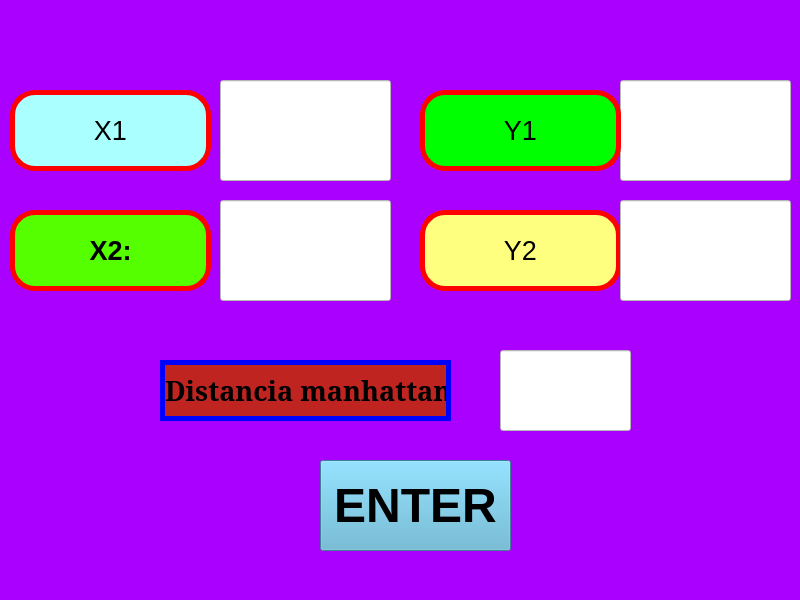
<?xml version="1.0" encoding="UTF-8"?>
<ui version="4.0">
 <class>MainWindow</class>
 <widget class="QMainWindow" name="MainWindow">
  <property name="geometry">
   <rect>
    <x>0</x>
    <y>0</y>
    <width>800</width>
    <height>600</height>
   </rect>
  </property>
  <property name="cursor">
   <cursorShape>CrossCursor</cursorShape>
  </property>
  <property name="windowTitle">
   <string>Manhattan</string>
  </property>
  <property name="windowIcon">
   <iconset>
    <normaloff>imagen/Imagenes/tumtum.jpeg</normaloff>imagen/Imagenes/tumtum.jpeg</iconset>
  </property>
  <property name="styleSheet">
   <string notr="true">background-color: rgb(170, 0, 255);


</string>
  </property>
  <widget class="QWidget" name="centralwidget">
   <widget class="QPushButton" name="btn_suma">
    <property name="geometry">
     <rect>
      <x>320</x>
      <y>460</y>
      <width>191</width>
      <height>91</height>
     </rect>
    </property>
    <property name="font">
     <font>
      <pointsize>36</pointsize>
      <weight>75</weight>
      <bold>true</bold>
     </font>
    </property>
    <property name="styleSheet">
     <string notr="true">border-color: rgb(197, 218, 249);
background-color: rgb(90, 176, 208);
</string>
    </property>
    <property name="text">
     <string>ENTER</string>
    </property>
    <property name="iconSize">
     <size>
      <width>33</width>
      <height>36</height>
     </size>
    </property>
   </widget>
   <widget class="QLineEdit" name="dis_man">
    <property name="geometry">
     <rect>
      <x>500</x>
      <y>350</y>
      <width>131</width>
      <height>81</height>
     </rect>
    </property>
    <property name="font">
     <font>
      <pointsize>36</pointsize>
     </font>
    </property>
    <property name="tabletTracking">
     <bool>true</bool>
    </property>
    <property name="styleSheet">
     <string notr="true">color: rgb(255, 85, 0);
background-color: rgb(255, 255, 255);</string>
    </property>
    <property name="text">
     <string/>
    </property>
    <property name="alignment">
     <set>Qt::AlignCenter</set>
    </property>
   </widget>
   <widget class="QLineEdit" name="txt_numx1">
    <property name="geometry">
     <rect>
      <x>220</x>
      <y>80</y>
      <width>171</width>
      <height>101</height>
     </rect>
    </property>
    <property name="font">
     <font>
      <family>MS Sans Serif</family>
      <pointsize>28</pointsize>
     </font>
    </property>
    <property name="tabletTracking">
     <bool>true</bool>
    </property>
    <property name="styleSheet">
     <string notr="true">color: rgb(255, 85, 0);
background-color: rgb(255, 255, 255);</string>
    </property>
    <property name="text">
     <string/>
    </property>
    <property name="alignment">
     <set>Qt::AlignCenter</set>
    </property>
   </widget>
   <widget class="QLabel" name="label">
    <property name="geometry">
     <rect>
      <x>10</x>
      <y>90</y>
      <width>201</width>
      <height>81</height>
     </rect>
    </property>
    <property name="font">
     <font>
      <family>MS UI Gothic</family>
      <pointsize>20</pointsize>
      <weight>50</weight>
      <bold>false</bold>
     </font>
    </property>
    <property name="styleSheet">
     <string notr="true">border-radius:25px;
border: 5px solid red;
background-color: rgb(170, 255, 255);</string>
    </property>
    <property name="text">
     <string>&lt;html&gt;&lt;head/&gt;&lt;body&gt;&lt;p&gt;X1&lt;/p&gt;&lt;/body&gt;&lt;/html&gt;</string>
    </property>
    <property name="alignment">
     <set>Qt::AlignCenter</set>
    </property>
   </widget>
   <widget class="QLabel" name="label_2">
    <property name="geometry">
     <rect>
      <x>160</x>
      <y>360</y>
      <width>291</width>
      <height>61</height>
     </rect>
    </property>
    <property name="font">
     <font>
      <family>MS Serif</family>
      <pointsize>20</pointsize>
      <weight>75</weight>
      <bold>true</bold>
     </font>
    </property>
    <property name="styleSheet">
     <string notr="true">
border: 5px solid blue;
background-color: rgb(191, 36, 32);</string>
    </property>
    <property name="text">
     <string>&lt;html&gt;&lt;head/&gt;&lt;body&gt;&lt;p&gt;Distancia manhattan&lt;/p&gt;&lt;/body&gt;&lt;/html&gt;</string>
    </property>
    <property name="alignment">
     <set>Qt::AlignCenter</set>
    </property>
   </widget>
   <widget class="QLineEdit" name="txt_numy1">
    <property name="geometry">
     <rect>
      <x>620</x>
      <y>80</y>
      <width>171</width>
      <height>101</height>
     </rect>
    </property>
    <property name="font">
     <font>
      <family>MS Sans Serif</family>
      <pointsize>28</pointsize>
     </font>
    </property>
    <property name="tabletTracking">
     <bool>true</bool>
    </property>
    <property name="styleSheet">
     <string notr="true">color: rgb(255, 85, 0);
background-color: rgb(255, 255, 255);</string>
    </property>
    <property name="text">
     <string/>
    </property>
    <property name="alignment">
     <set>Qt::AlignCenter</set>
    </property>
   </widget>
   <widget class="QLabel" name="label_3">
    <property name="geometry">
     <rect>
      <x>420</x>
      <y>90</y>
      <width>201</width>
      <height>81</height>
     </rect>
    </property>
    <property name="font">
     <font>
      <family>MS UI Gothic</family>
      <pointsize>20</pointsize>
      <weight>50</weight>
      <bold>false</bold>
     </font>
    </property>
    <property name="styleSheet">
     <string notr="true">border-radius:25px;
border: 5px solid red;
background-color: rgb(0, 255, 0);</string>
    </property>
    <property name="text">
     <string>&lt;html&gt;&lt;head/&gt;&lt;body&gt;&lt;p&gt;Y1&lt;/p&gt;&lt;/body&gt;&lt;/html&gt;</string>
    </property>
    <property name="alignment">
     <set>Qt::AlignCenter</set>
    </property>
   </widget>
   <widget class="QLabel" name="label_4">
    <property name="geometry">
     <rect>
      <x>10</x>
      <y>210</y>
      <width>201</width>
      <height>81</height>
     </rect>
    </property>
    <property name="font">
     <font>
      <family>MS UI Gothic</family>
      <pointsize>20</pointsize>
      <weight>50</weight>
      <bold>false</bold>
     </font>
    </property>
    <property name="styleSheet">
     <string notr="true">border-radius:25px;
border: 5px solid red;
background-color: rgb(85, 255, 0);</string>
    </property>
    <property name="text">
     <string>&lt;html&gt;&lt;head/&gt;&lt;body&gt;&lt;p&gt;&lt;span style=&quot; font-weight:600;&quot;&gt;X2:&lt;/span&gt;&lt;/p&gt;&lt;/body&gt;&lt;/html&gt;</string>
    </property>
    <property name="alignment">
     <set>Qt::AlignCenter</set>
    </property>
   </widget>
   <widget class="QLabel" name="label_5">
    <property name="geometry">
     <rect>
      <x>420</x>
      <y>210</y>
      <width>201</width>
      <height>81</height>
     </rect>
    </property>
    <property name="font">
     <font>
      <family>MS UI Gothic</family>
      <pointsize>20</pointsize>
      <weight>50</weight>
      <bold>false</bold>
     </font>
    </property>
    <property name="styleSheet">
     <string notr="true">border-radius:25px;
border: 5px solid red;
background-color: rgb(255, 255, 127);</string>
    </property>
    <property name="text">
     <string>&lt;html&gt;&lt;head/&gt;&lt;body&gt;&lt;p&gt;Y2&lt;/p&gt;&lt;/body&gt;&lt;/html&gt;</string>
    </property>
    <property name="alignment">
     <set>Qt::AlignCenter</set>
    </property>
   </widget>
   <widget class="QLineEdit" name="txt_numy2">
    <property name="geometry">
     <rect>
      <x>620</x>
      <y>200</y>
      <width>171</width>
      <height>101</height>
     </rect>
    </property>
    <property name="font">
     <font>
      <family>MS Sans Serif</family>
      <pointsize>28</pointsize>
     </font>
    </property>
    <property name="tabletTracking">
     <bool>true</bool>
    </property>
    <property name="styleSheet">
     <string notr="true">color: rgb(255, 85, 0);
background-color: rgb(255, 255, 255);</string>
    </property>
    <property name="text">
     <string/>
    </property>
    <property name="alignment">
     <set>Qt::AlignCenter</set>
    </property>
   </widget>
   <widget class="QLineEdit" name="txt_numx2">
    <property name="geometry">
     <rect>
      <x>220</x>
      <y>200</y>
      <width>171</width>
      <height>101</height>
     </rect>
    </property>
    <property name="font">
     <font>
      <family>MS Sans Serif</family>
      <pointsize>28</pointsize>
     </font>
    </property>
    <property name="tabletTracking">
     <bool>true</bool>
    </property>
    <property name="styleSheet">
     <string notr="true">color: rgb(255, 85, 0);
background-color: rgb(255, 255, 255);</string>
    </property>
    <property name="text">
     <string/>
    </property>
    <property name="alignment">
     <set>Qt::AlignCenter</set>
    </property>
   </widget>
   <widget class="QLabel" name="label_6">
    <property name="geometry">
     <rect>
      <x>10</x>
      <y>0</y>
      <width>71</width>
      <height>71</height>
     </rect>
    </property>
    <property name="text">
     <string/>
    </property>
    <property name="pixmap">
     <pixmap resource="recursos_proyecto.qrc">:/NUMEROS/Imagenes/Boca_Juniors_logo18.svg.png</pixmap>
    </property>
    <property name="scaledContents">
     <bool>true</bool>
    </property>
   </widget>
   <widget class="QLabel" name="label_7">
    <property name="geometry">
     <rect>
      <x>90</x>
      <y>0</y>
      <width>571</width>
      <height>61</height>
     </rect>
    </property>
    <property name="text">
     <string/>
    </property>
    <property name="pixmap">
     <pixmap resource="recursos_proyecto.qrc">:/UAT_FIANS/Imagenes/FIANS.png</pixmap>
    </property>
    <property name="scaledContents">
     <bool>true</bool>
    </property>
   </widget>
   <widget class="QLabel" name="label_8">
    <property name="geometry">
     <rect>
      <x>660</x>
      <y>0</y>
      <width>131</width>
      <height>71</height>
     </rect>
    </property>
    <property name="text">
     <string/>
    </property>
    <property name="pixmap">
     <pixmap resource="recursos_proyecto.qrc">:/LOGO/Imagenes/HD-wallpaper-bob-esponja-mafioso-bob-esponja-gangster-mafioso-meme.jpg</pixmap>
    </property>
    <property name="scaledContents">
     <bool>true</bool>
    </property>
   </widget>
  </widget>
  <widget class="QMenuBar" name="menubar">
   <property name="geometry">
    <rect>
     <x>0</x>
     <y>0</y>
     <width>800</width>
     <height>22</height>
    </rect>
   </property>
  </widget>
  <widget class="QStatusBar" name="statusbar"/>
 </widget>
 <resources>
  <include location="recursos_proyecto.qrc"/>
 </resources>
 <connections/>
</ui>
